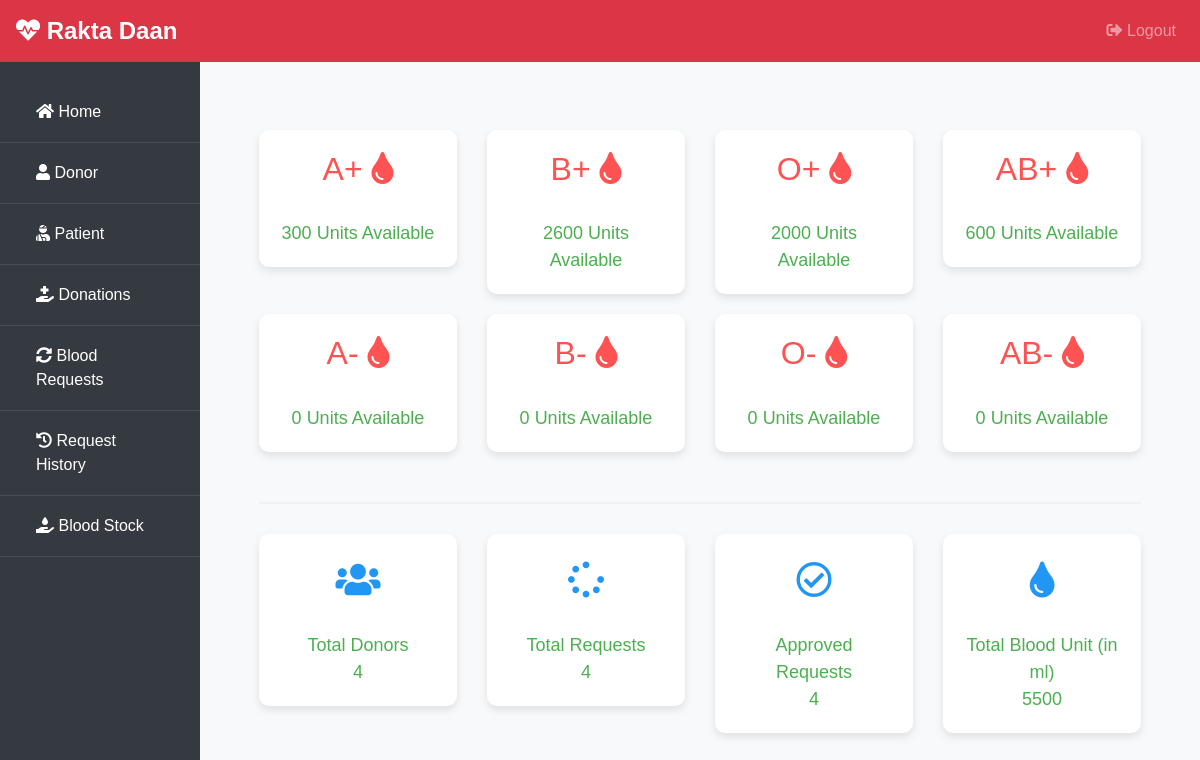
Page /admin-dashboard (signed in) on the committed database.
### blood/models.py (models this page shows, shortened)
class Stock(models.Model):
    bloodgroup=models.CharField(max_length=10)
    unit=models.PositiveIntegerField(default=0)

### blood/views.py (the view)
# urls.py: path('admin-dashboard', views.admin_dashboard_view,name='admin-dashboard'),
@login_required(login_url='adminlogin')
def admin_dashboard_view(request):
    totalunit=models.Stock.objects.aggregate(Sum('unit'))
    dict={
        'A1':models.Stock.objects.get(bloodgroup="A+"),
        'A2':models.Stock.objects.get(bloodgroup="A-"),
        'B1':models.Stock.objects.get(bloodgroup="B+"),
        'B2':models.Stock.objects.get(bloodgroup="B-"),
        'AB1':models.Stock.objects.get(bloodgroup="AB+"),
        'AB2':models.Stock.objects.get(bloodgroup="AB-"),
        'O1':models.Stock.objects.get(bloodgroup="O+"),
        'O2':models.Stock.objects.get(bloodgroup="O-"),
        'totaldonors':dmodels.Donor.objects.all().count(),
        'totalbloodunit':totalunit['unit__sum'],
        'totalrequest':models.BloodRequest.objects.all().count(),
        'totalapprovedrequest':models.BloodRequest.objects.all().filter(status='Approved').count()
    }
    return render(request,'blood/admin_dashboard.html',context=dict)

### templates/blood/admin_dashboard.html (shortened to what this page needs)
{% extends 'blood/adminbase.html' %}
{% block content %}
<br><br>
<div class="container">
    <div class="row">
        <div class="col-sm-3">
          <div class="card blood-type-card">
            <div class="card-body">
                <div class="blood-type">
                    <h2>A+ <i class="fas fa-tint"></i></h2>
                </div><br>
                <div class="unit-info">
                    {{ A1.unit }} Units Available
                </div>
            </div>
          </div>
        </div>
        <div class="col-sm-3">
            <div class="card blood-type-card">
                <div class="card-body">
                    <div class="blood-type">
                        <h2>B+ <i class="fas fa-tint"></i></h2>
                    </div><br>
                    <div class="unit-info">
                        {{ B1.unit }} Units Available
                    </div>
                </div>
              </div>
        </div>
        <div class="col-sm-3">
            <div class="card blood-type-card">
                <div class="card-body">
                    <div class="blood-type">
                        <h2>O+ <i class="fas fa-tint"></i></h2>
                    </div><br>
                    <div class="unit-info">
                        {{ O1.unit }} Units Available
                    </div>
                </div>
              </div>
          </div>
          <div class="col-sm-3">
            <div class="card blood-type-card">
                <div class="card-body">
                    <div class="blood-type">
                        <h2>AB+ <i class="fas fa-tint"></i></h2>
                    </div><br>
                    <div class="unit-info">
                        {{ AB1.unit }} Units Available
                    </div>
                </div>
              </div>
          </div>
      </div>
      <div class="row">
        <div class="col-sm-3">
          <div class="card blood-type-card">
            <div class="card-body">
                <div class="blood-type">
                    <h2>A- <i class="fas fa-tint"></i></h2>
                </div><br>
                <div class="unit-info">
                    {{ A2.unit }} Units Available
                </div>
            </div>
          </div>
        </div>
        <div class="col-sm-3">
            <div class="card blood-type-card">
                <div class="card-body">
                    <div class="blood-type">
                        <h2>B- <i class="fas fa-tint"></i></h2>
                    </div><br>
                    <div class="unit-info">
                        {{ B2.unit }} Units Available
                    </div>
                </div>
              </div>
        </div>
        <div class="col-sm-3">
            <div class="card blood-type-card">
                <div class="card-body">
                    <div class="blood-type">
                        <h2>O- <i class="fas fa-tint"></i></h2>
                    </div><br>
                    <div class="unit-info">
                        {{ O2.unit }} Units Available
                    </div>
                </div>
              </div>
          </div>
          <div class="col-sm-3">
            <div class="card blood-type-card">
                <div class="card-body">
                    <div class="blood-type">
                        <h2>AB- <i class="fas fa-tint"></i></h2>
                    </div><br>
                    <div class="unit-info">
                        {{ AB2.unit }} Units Available
                    </div>
                </div>
              </div>
          </div>
      </div>
    <hr>
    <div class="row">
      <div class="col-sm-3">
        <div class="card statistics-card">
          <div class="card-body">
              <div class="statistics-icon">
                  <i class="fas fa-users"></i>
              </div><br>
              <div class="statistics-info">
                  Total Donors <br>
                  {{ totaldonors }}
              </div>
          </div>
        </div>
      </div>
      <div class="col-sm-3">
          <div class="card statistics-card">
              <div class="card-body">
                  <div class="statistics-icon">
                      <i class="fas fa-spinner"></i>
                  </div><br>
                  <div class="statistics-info">
                      Total Requests <br>
                      {{ totalrequest }}
                  </div>
              </div>
            </div>
      </div>
      <div class="col-sm-3">
          <div class="card statistics-card">
              <div class="card-body">
                  <div class="statistics-icon">
                      <i class="far fa-check-circle"></i>
                  </div><br>
                  <div class="statistics-info">
                      Approved Requests <br>
                      {{ totalapprovedrequest }}
                  </div>
              </div>
            </div>
        </div>
        <div class="col-sm-3">
          <div class="card statistics-card">
              <div class="card-body">
                  <div class="statistics-icon">
                      <i class="fas fa-tint xyz"></i>
                  </div><br>
                  <div class="statistics-info">
                      Total Blood Unit (in ml) <br>
                      {{ totalbloodunit }}
                  </div>
              </div>
            </div>
        </div>
    </div>
</div>
{% endblock content %}

### templates/blood/adminbase.html (style rules this page uses)
body { font-family: Arial, sans-serif; background-color: #f8f9fa; }

### templates/blood/admin_dashboard.html (style rules this page uses)
.blood-type-card, .statistics-card { margin-bottom: 20px; }
.blood-type-card, .statistics-card { border: none; border-radius: 10px; box-shadow: 0 4px 8px rgba(0, 0, 0, 0.1); }
.blood-type-card .card-body, .statistics-card .card-body { text-align: center; }
.blood-type { font-size: 24px; color: #ff5252; }
.unit-info, .statistics-info { font-size: 18px; color: #4caf50; }
.statistics-icon { font-size: 36px; color: #2196f3; }
hr { border-top: 2px solid #f0f0f0; margin-top: 30px; margin-bottom: 30px; }

### rows in the picture
Stock: unit "300"
Stock: unit "2600"
Stock: unit "2000"
Stock: unit "600"
Stock: unit "0"
Stock: unit "0"
Stock: unit "0"
Stock: unit "0"

### other values in the picture
{{ totaldonors }} "4"
{{ totalrequest }} "4"
{{ totalapprovedrequest }} "4"
{{ totalbloodunit }} "5500"
